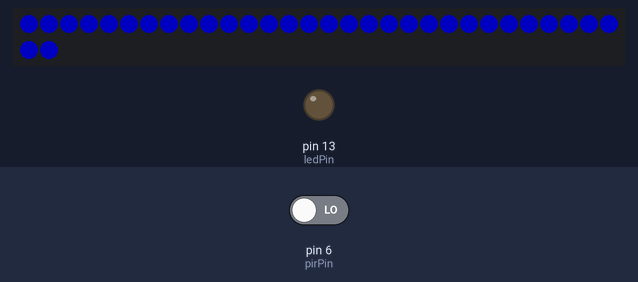
A sketch run on a simulated Arduino Uno, built with avr-gcc and run on an emulated ATmega328P. Parts: 32 RGB LEDs in strip order, left to right, continuing on the next row, output pins drawn as LEDs (lit = HIGH). Wiring (inferred from the names in the program): WS2801 LEDs: data pin 2; clock pin 3. The inputs (shaded band) are chosen by the test bench; at power-on: pin 6 (pirPin) LOW. Dim RGB values are drawn brighter than linear; random numbers use the default seed unless the sketch sets one; pins used as bus, display or sensor lines are not drawn; what the sketch prints to the serial monitor is not drawn.

Above: at 0.1 s.
At 8.2 s:
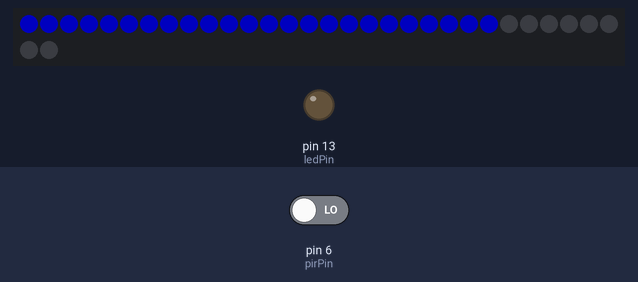
At 16.3 s:
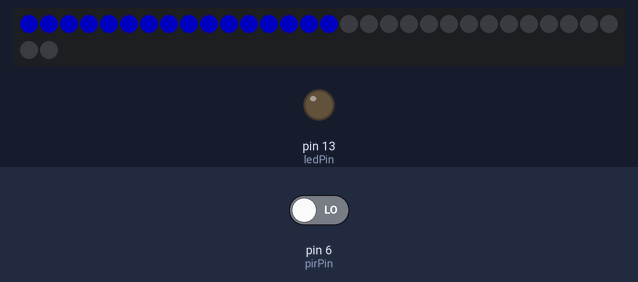
At 24.4 s:
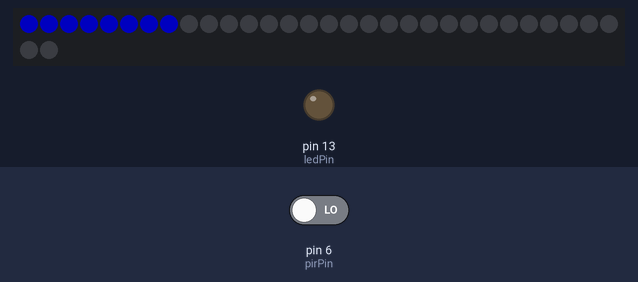
At 32.86 s:
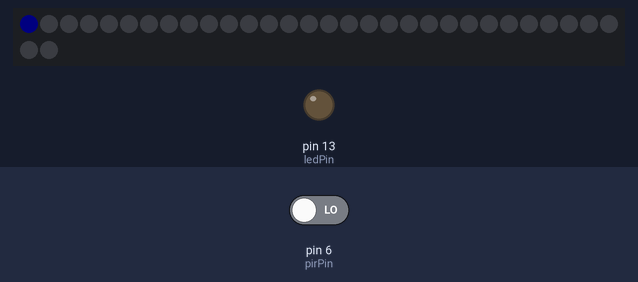

The sketch:

CylonPIR.ino
```cpp
// (licence header left out)
int SDI = 2; //Red wire (not the red 5V wire!)
int CKI = 3; //Green wire

#define STRIP_LENGTH 32 //32 LEDs on this strip
long strip_colors[STRIP_LENGTH];

long CYLON_COLOR = 0x000055;  // medium red

/**
 * Motion Variables
 */
//motion
//the time we give the sensor to calibrate (10-60 secs according to the datasheet)
int calibrationTime = STRIP_LENGTH;  // let's use 32 seconds, the number of leds so we can show status
long unsigned int lowIn;  //the time when the sensor outputs a low impulse
//the amount of milliseconds the sensor has to be low
//before we assume all motion has stopped
long unsigned int pause = 5000;
boolean lockLow = true;
boolean takeLowTime;
int pirPin = 6;    //the digital pin connected to the PIR sensor's output
int ledPin = 13;

boolean motion_detected = false;

/**
 * Main Program
 */
void fillWithColor(long color, long *strip_colors) {
  for(int x = 0 ; x < STRIP_LENGTH ; x++) {
    *(strip_colors + x) = color;
  }
}

void drawEye(int pos, long *colors) {
  int EYE_WIDTH[] = {1, 1, 1, 1, 1, 1, 2, 2, 2, 2, 3, 3, 3, 4, 5, 5, 5, 5, 4, 3, 3, 3, 2, 2, 2, 2, 1, 1, 1, 1, 1, 1};

  switch (EYE_WIDTH[pos]) {
  case 2:
    *(colors + pos) = CYLON_COLOR;
    *(colors + pos+1) = CYLON_COLOR;
    break;
  case 3:
    *(colors + pos-1) = CYLON_COLOR;
    *(colors + pos) = CYLON_COLOR;
    *(colors + pos+1) = CYLON_COLOR;
    break;
  case 4:
    *(colors + pos-2) = CYLON_COLOR;
    *(colors + pos-1) = CYLON_COLOR;
    *(colors + pos) = CYLON_COLOR;
    *(colors + pos+1) = CYLON_COLOR;
    break;
  case 5:
    *(colors + pos-2) = CYLON_COLOR;
    *(colors + pos-1) = CYLON_COLOR;
    *(colors + pos) = CYLON_COLOR;
    *(colors + pos+1) = CYLON_COLOR;
    *(colors + pos-2) = CYLON_COLOR;
  default:
    *(colors + pos) = CYLON_COLOR;
  }
}

void setupMotion() {
  pinMode(pirPin, INPUT);
  pinMode(ledPin, OUTPUT);
  digitalWrite(pirPin, LOW);

  //give the sensor some time to calibrate
  Serial.print("calibrating sensor ");

  fillWithColor(0x000055, strip_colors);
  for(int i = 0; i < calibrationTime; i++){
    strip_colors[STRIP_LENGTH - i] = 0x0;
    post_frame();

    Serial.print(".");
    delay(1000);
    }
  Serial.println(" done");
  Serial.println("SENSOR ACTIVE");
  delay(50);
}

void setup() {
  pinMode(SDI, OUTPUT);
  pinMode(CKI, OUTPUT);

  fillWithColor(0x0, strip_colors);

  randomSeed(analogRead(0));

  Serial.begin(9600);
  setupMotion();
}

long getRandomColor(long intensity) {
  long new_color = 0;
  for(int c = 0 ; c < 3 ; c++){
    new_color <<= 8;
      new_color |= random(intensity); //Give me a number from 0 to intensity (0x11 is min intensity, 0xFF is max intensity)
  }
  return new_color;
}

void checkMotion() {
 if(digitalRead(pirPin) == HIGH){
   digitalWrite(ledPin, HIGH);   //the led visualizes the sensors output pin state
   if(lockLow){
     //makes sure we wait for a transition to LOW before any further output is made:
     lockLow = false;
     motion_detected = true;
     Serial.println("---");
     Serial.print("motion detected at ");
     Serial.print(millis()/1000);
     Serial.println(" sec");
     delay(50);
     }
     takeLowTime = true;
   }

 if(digitalRead(pirPin) == LOW){
   digitalWrite(ledPin, LOW);  //the led visualizes the sensors output pin state

   if(takeLowTime){
    lowIn = millis();          //save the time of the transition from high to LOW
    takeLowTime = false;       //make sure this is only done at the start of a LOW phase
    }
   //if the sensor is low for more than the given pause,
   //we assume that no more motion is going to happen
   if(!lockLow && millis() - lowIn > pause){
       //makes sure this block of code is only executed again after
       //a new motion sequence has been detected
       lockLow = true;
       motion_detected = false;
       Serial.print("motion ended at ");      //output
       Serial.print((millis() - pause)/1000);
       Serial.println(" sec");
       delay(50);
       }
   }

   if (motion_detected) {
    // crazy mode
    //    long new_color = getRandomColor(0x11);
    CYLON_COLOR = 0x000055;
    fillWithColor(0x080800, strip_colors);
  } else {
    CYLON_COLOR = 0x000005;  // dim red
    fillWithColor(0x0, strip_colors);
    delay(150);
  }

}

void loop() {
  //Pre-fill the color array with known values
//  strip_colors[0] = 0xFF0000; //Bright Red
//  strip_colors[1] = 0x00FF00; //Bright Green
//  strip_colors[2] = 0x0000FF; //Bright Blue
//  strip_colors[3] = 0x000001; //Faint red
//  strip_colors[4] = 0x800000; //1/2 red (0x80 = 128 out of 256)
//  post_frame(); //Push the current color frame to the strip

  int DELAY[STRIP_LENGTH];
  int speed = 30;

  DELAY[0] = 5127/speed;
  DELAY[1] = 2460/speed;
  DELAY[2] = 1912/speed;
  DELAY[3] = 1583/speed;
  DELAY[4] = 1343/speed;
  DELAY[5] = 1150/speed;
  DELAY[6] = 986/speed;
  DELAY[7] = 842/speed;
  DELAY[8] = 710/speed;
  DELAY[9] = 588/speed;
  DELAY[10] = 473/speed;
  DELAY[11] = 363/speed;
  DELAY[12] = 257/speed;
  DELAY[13] = 153/speed;

  DELAY[14] = 0;
  DELAY[15] = 0;
  DELAY[16] = 0;
  DELAY[17] = 0;

  DELAY[18] = 153/speed;
  DELAY[19] = 257/speed;
  DELAY[20] = 363/speed;
  DELAY[21] = 473/speed;
  DELAY[22] = 588/speed;
  DELAY[23] = 710/speed;
  DELAY[24] = 842/speed;
  DELAY[25] = 986/speed;
  DELAY[26] = 1150/speed;
  DELAY[27] = 1343/speed;
  DELAY[28] = 1583/speed;
  DELAY[29] = 1912/speed;
  DELAY[30] = 2460/speed;
  DELAY[31] = 5127/speed / 2;

  while(1) {
//    long new_color = getRandomColor(0x11);

    for(int y = 0 ; y < STRIP_LENGTH ; y++) {
//      fillWithColor(new_color, strip_colors);
      checkMotion();
      if (motion_detected) {
      } else {
      }
      drawEye(y, strip_colors);
      post_frame();
      delay(DELAY[y]);
    }

    for(int y = STRIP_LENGTH - 1; y > 0 ; y--) {
//      fillWithColor(new_color, strip_colors);
      checkMotion();
      drawEye(y, strip_colors);
      post_frame();
      delay(DELAY[y]);
    }

  }
}

//Takes the current strip color array and pushes it out
void post_frame (void) {
  //Each LED requires 24 bits of data
  //MSB: R7, R6, R5..., G7, G6..., B7, B6... B0
  //Once the 24 bits have been delivered, the IC immediately relays these bits to its neighbor
  //Pulling the clock low for 500us or more causes the IC to post the data.

  for(int LED_number = 0 ; LED_number < STRIP_LENGTH ; LED_number++) {
    long this_led_color = strip_colors[LED_number]; //24 bits of color data

    for(byte color_bit = 23 ; color_bit != 255 ; color_bit--) {
      //Feed color bit 23 first (red data MSB)

      digitalWrite(CKI, LOW); //Only change data when clock is low

      long mask = 1L << color_bit;
      //The 1'L' forces the 1 to start as a 32 bit number, otherwise it defaults to 16-bit.

      if(this_led_color & mask)
        digitalWrite(SDI, HIGH);
      else
        digitalWrite(SDI, LOW);

      digitalWrite(CKI, HIGH); //Data is latched when clock goes high
    }
  }

  //Pull clock low to put strip into reset/post mode
  digitalWrite(CKI, LOW);
  delayMicroseconds(500); //Wait for 500us to go into reset
}
```
